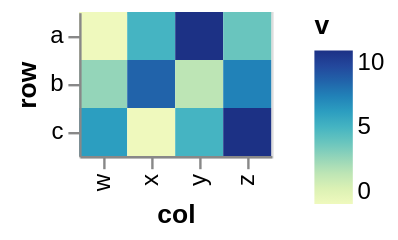

Specify this chart in Vega-Lite:
### Vega-Lite specification from a JSON file in a GitHub repository (floating-point values rounded to 4 significant figures)
{"$schema": "https://vega.github.io/schema/vega-lite/v6.json", "data": {"values": [{"col": "w", "row": "a", "v": 0}, {"col": "x", "row": "a", "v": 5}, {"col": "y", "row": "a", "v": 10}, {"col": "z", "row": "a", "v": 4}, {"col": "w", "row": "b", "v": 3}, {"col": "x", "row": "b", "v": 8}, {"col": "y", "row": "b", "v": 2}, {"col": "z", "row": "b", "v": 7}, {"col": "w", "row": "c", "v": 6}, {"col": "x", "row": "c", "v": 0}, {"col": "y", "row": "c", "v": 5}, {"col": "z", "row": "c", "v": 10}]}, "description": "A heatmap: rect on two band scales with a sequential color legend.", "encoding": {"color": {"field": "v", "type": "quantitative"}, "x": {"field": "col", "type": "ordinal"}, "y": {"field": "row", "type": "ordinal"}}, "mark": "rect", "usermeta": {"eas": {"standin_ratio": 0.0235, "threshold": 0.05}}}
